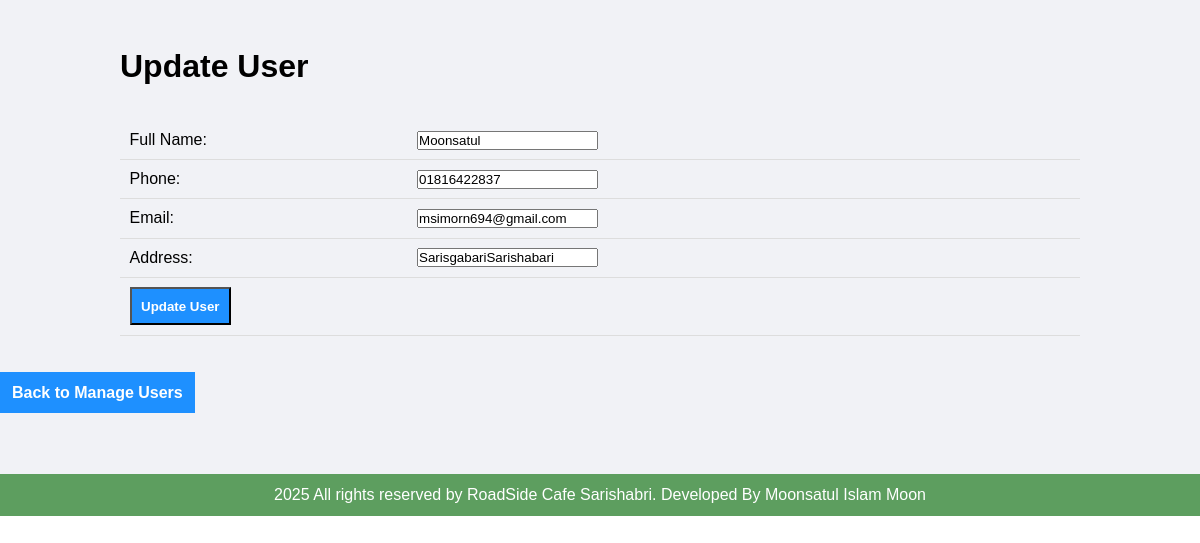
/admin/update-user.php?id=2, run on the app's committed database.
### tables this page shows
CREATE TABLE `tbl_user` (
  `id` int(11) NOT NULL,
  `name` varchar(255) NOT NULL,
  `phone` varchar(15) NOT NULL,
  `email` varchar(255) DEFAULT NULL,
  `address` text NOT NULL,
  `password` varchar(255) NOT NULL,
  `active` enum('Yes','No') DEFAULT 'Yes',
  `created_at` timestamp NOT NULL DEFAULT current_timestamp(),
  `updated_at` timestamp NOT NULL DEFAULT current_timestamp() ON UPDATE current_timestamp()
);

### admin/update-user.php (the view, shortened to what this page needs)
<link rel="stylesheet" href="../css/admin.css">
<?php
include('../config/constants.php');
?>
<?php
    if (isset($_GET['id'])) {
        $id = $_GET['id'];
        $sql = "SELECT * FROM tbl_user WHERE id=$id";
        $res = mysqli_query($conn, $sql);
        $user = mysqli_fetch_assoc($res);
    } else {
        header('location: manage-user.php');
        exit();
    }
?>
<div class="main-content">
    <div class="wrapper">
        <h1>Update User</h1>
        <br><br>
        <form action="" method="POST">
            <table class="tbl-full">
                <tr>
                    <td>Full Name:</td>
                    <td><input type="text" name="full_name" value="<?php echo $user['name']; ?>" required /></td>
                </tr>
                <tr>
                    <td>Phone:</td>
                    <td><input type="text" name="phone" value="<?php echo $user['phone']; ?>" required /></td>
                </tr>
                <tr>
                    <td>Email:</td>
                    <td><input type="email" name="email" value="<?php echo $user['email']; ?>" /></td>
                </tr>
                <tr>
                    <td>Address:</td>
                    <td><input type="text" name="address" value="<?php echo $user['address']; ?>" required /></td>
                </tr>
                <tr>
                    <td colspan="2">
                        <input type="submit" name="update" value="Update User" class="btn-primary" />
                    </td>
                </tr>
            </table>
        </form>
    </div>
    <br><br>
<a href="manage-user.php" class="btn btn-primary">Back to Manage Users</a>
<br><br><br>
</div>
<?php include('partials/footer.php'); ?>

### css/admin.css (style rules this page uses)
* { margin: 0; padding: 0; font-family: Arial, Helvetica, sans-serif; }
.wrapper { padding: 1%; width: 80%; margin: 0 auto; }
.tbl-full { width: 100%; }
table { border-collapse: collapse; width: 100%; }
th, td { padding: 8px; text-align: left; border-bottom: 1px solid #ddd; }
table tr td { padding: 1%; }
.btn-primary { background-color: #1e90ff; padding: 1%; color: white; text-decoration: none; font-weight: bold; }
.main-content { background-color: #f1f2f6; padding: 3% 0; }

### data on the page
tbl_user: full_name "Moonsatul", phone "01816422837", email "msimorn694@gmail.com", address "SarisgabariSarishabari"
